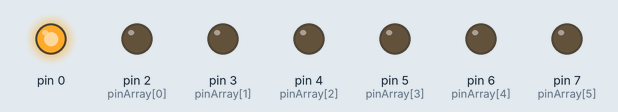
Simulated run of this sketch. Board: Arduino Uno, built with avr-gcc and run on an emulated ATmega328P. On the bench: output pins drawn as LEDs (lit = HIGH).

Above: at 0.05 s.
At 0.55 s:
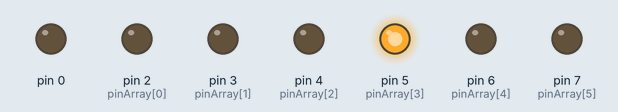
At 1.15 s:
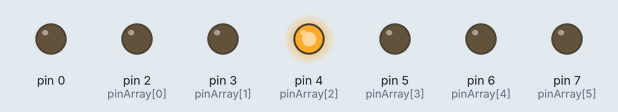
At 1.65 s:
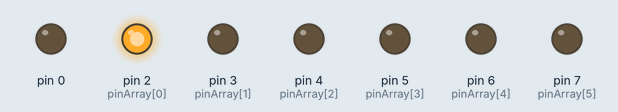
At 2.2 s:
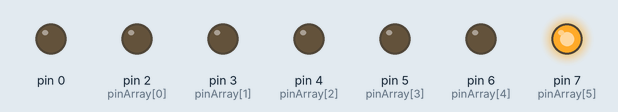
At 3.15 s:
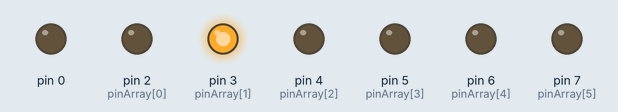
Timing chart, 0 to 3.5 s (numbered marks = the images above):
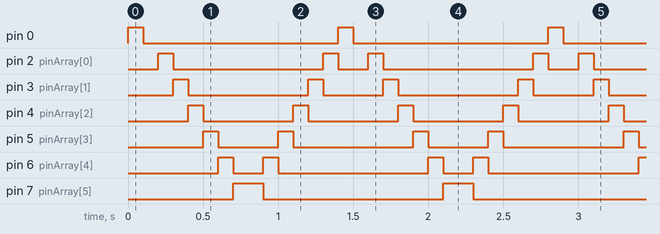

The sketch:

LoT_HW_1.ino
```cpp
// HOMEWORK:
// Have each light turn on and off in sequence from left to right then back (For example: https://thumbs.gfycat.com/CarefreeCluelessJoey-size_restricted.gif)
// there is an error in the code! After you set it up, compile the code and try to figure out where to adjust your code for your sequence to be complete
// Add code to Github
// Record a video of your light sequence

int pinArray[] = {2, 3, 4, 5, 6, 7};
int count = 0;


int LED1 = 2;
int LED2 = 3;
int LED3 = 4;
int LED4 = 5;
int LED5 = 6;
int LED6 = 7;


// initialize digital pin LED_BUILTIN as an output.
void setup() {

for (count=0;count<7;count++) {
   pinMode(pinArray[count], OUTPUT);
  }
}

// the loop function runs over and over again forever
void loop() {

  for(count=0;count<8;count++){
  digitalWrite(count, HIGH);        // turn the LED on (HIGH is the voltage level)
  delay(100);                       // wait for half a second
  digitalWrite(count, LOW);         // turn the LED off by making the voltage LOW
  /*delay(100);*/                   // wait for half a second
  }

  for(count=7;count>=2;count--){
  digitalWrite(count, HIGH);        // turn the LED on (HIGH is the voltage level)
  delay(100);                       // wait for half a second
  digitalWrite(count, LOW);         // turn the LED off by making the voltage LOW
  /*delay(100);*/                   // wait for half a second
  }
}
```

Measured:
- by itself, pin 0: alternates HIGH for 0.10 s and LOW for 1.3 s
- by itself, pin 2 (pinArray[0]): repeats every 1.4 s: LOW 1.0 s, HIGH 0.10 s, LOW 0.20 s, HIGH 0.10 s
- by itself, pin 3 (pinArray[1]): repeats every 1.4 s: LOW 0.80 s, HIGH 0.10 s, LOW 0.40 s, HIGH 0.10 s
- by itself, pin 4 (pinArray[2]): alternates HIGH for 0.10 s and LOW for 0.60 s
- by itself, pin 5 (pinArray[3]): repeats every 1.4 s: LOW 0.40 s, HIGH 0.10 s, LOW 0.80 s, HIGH 0.10 s
- by itself, pin 6 (pinArray[4]): repeats every 1.4 s: LOW 0.20 s, HIGH 0.10 s, LOW 1.0 s, HIGH 0.10 s
- by itself, pin 7 (pinArray[5]): alternates HIGH for 0.20 s and LOW for 1.2 s
